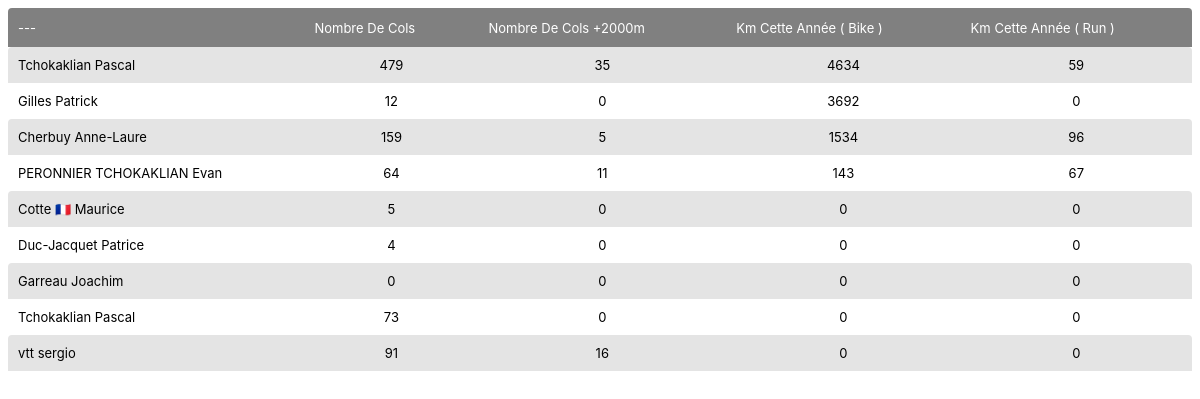
The page /stat_list/ on the database as committed earlier.
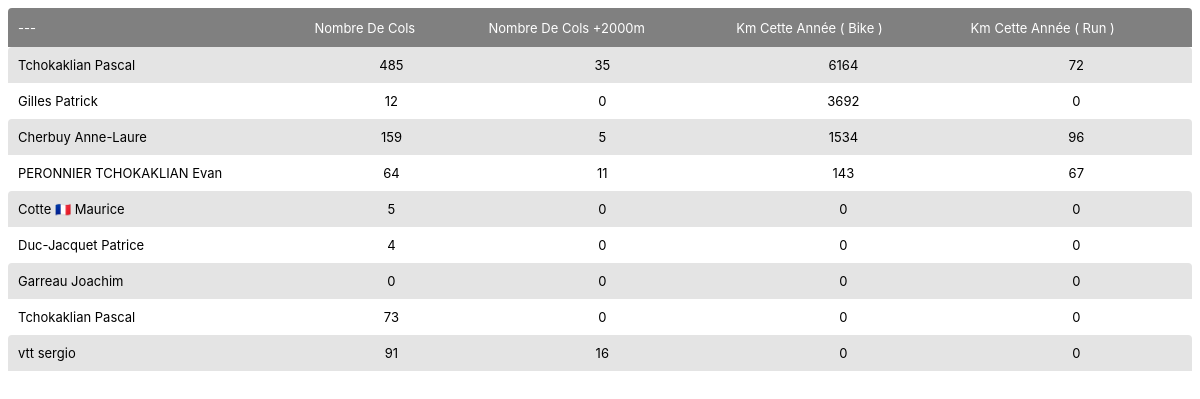
The same page on the database as committed later.
### myapp/models.py (models this page shows, shortened)
class User_dashboard(models.Model):
	id = models.IntegerField(auto_created=True,  primary_key=True)
	strava_user_id = models.IntegerField(null=True)
	col_count = models.IntegerField(null=True)
	col2000_count = models.IntegerField(null=True)
	bike_year_km  = models.IntegerField(null=True)
	run_year_km  = models.IntegerField(null=True)
	km4s = models.IntegerField(null=True)
	den4s = models.IntegerField(null=True)
	def get_nom_prenom(self):
		ret = 'Not Found'
		if self.strava_user_id != None:
			all_strava_user=Strava_user.objects.filter(strava_user_id = self.strava_user_id)
			strava_user = all_strava_user[0].strava_user
			authuserlist = User.objects.filter(username=strava_user)
			ret = authuserlist[0].last_name + ' ' + authuserlist[0].first_name
		return ret

class Strava_user(models.Model):
	id = models.IntegerField(auto_created=True,  primary_key=True)
	strava_user_id = models.IntegerField(null=True)
	strava_user = models.CharField(max_length=100, default="-")
	first_name = models.CharField(max_length=100, default="-")
	last_name = models.CharField(max_length=100, default="-")
	token_type = models.CharField(max_length=100, default="-")
	access_token = models.CharField(max_length=100, default="-")
	refresh_token = models.CharField(max_length=100, default="-")
	expire_at = models.IntegerField(null=True)
	city = models.CharField(max_length=50, null=True)
	country = models.CharField(max_length=50, null=True)
	sex = models.CharField(max_length=100, null=True)

### myapp/views.py (the view)
# urls.py: path('stat_list/',StatListView.as_view(), name = 'stat_list'),
class StatListView(MobileTemplateMixin, generic.ListView):
    model = User_dashboard
    context_object_name = 'stat_list'               # your own name for the list as a template
    template_name = "stat_list.html"                # Specify your own template name/location
    def get_queryset(self):
        qsOk = User_dashboard.objects.all().order_by('-bike_year_km')
        return qsOk

### myapp/views.py (called while the page is built)
def is_mobile_user_agent(request):
    ua = getattr(request, "user_agent", None)
    if ua is not None:
        return ua.is_mobile or ua.is_tablet
    ua_string = request.META.get("HTTP_USER_AGENT", "").lower()
    return any(tok in ua_string for tok in ("mobile", "android", "iphone", "ipad", "phone", "blackberry", "windows phone"))

    def is_mobile(self):
        if getattr(self, "force_mobile", False):
            return True
        if self.kwargs.get("force_mobile"):
            return True
        return is_mobile_user_agent(self.request)

    def get_template_names(self):
        names = super().get_template_names()
        if self.is_mobile():
            mobile_names = [self._mobile_template_name(name) for name in names]
            return mobile_names + names
        return names

    def get_context_data(self, **kwargs):
        context = super().get_context_data(**kwargs)
        if self.is_mobile() and getattr(self, "context_object_name", None):
            mobile_key = f"m_{self.context_object_name}"
            context.setdefault(mobile_key, context.get(self.context_object_name))
        return context

### myapp/templates/stat_list.html (shortened to what this page needs)
<!doctype html>
<html lang="en">
<head>
    {% load static %}
    <link rel="stylesheet" href="{% static 'css/grid.css' %}">
</head>
<body>
{% block content %}
  {% if stat_list %}
  <font size="2" face="verdana" >
  <table id = "myTable" width="100%" class="sortable n-last" >
    <thead>
      <tr>
        <th>---</th>
        <th >Nombre de Cols</th>
        <th>Nombre de Cols +2000m</th>
        <th>Km cette année ( bike )</th>
        <th>Km cette année ( run )</th>
      </tr>
    </thead>
    <tbody>
    {% for stat in stat_list %}
      {% if stat.get_nom_prenom != "Not Found" %}
      <tr>
        <td align="left">
          {{stat.get_nom_prenom }}
        </td>
        <td align="center">
          {{stat.col_count }}
        </td>
        <td align="center">
          {{stat.col2000_count }}
        </td>
        <td align="center">
          {{stat.bike_year_km }}
         </td>
        <td align="center">
          {{stat.run_year_km }}
        </td>
      </tr>
    {% endif %}
    {% endfor %}
  </tbody>
  </table>
  </font>
  {% else %}
    <p>There is no Stats in the Database.</p>
  {% endif %}
{% endblock %}
</body>
</html>

Rows that differ between the two databases and show on the page:
changed User_dashboard (number 1 of 9 on the later page): col_count "479" → "485"; bike_year_km "4634" → "6164"; run_year_km "59" → "72"
